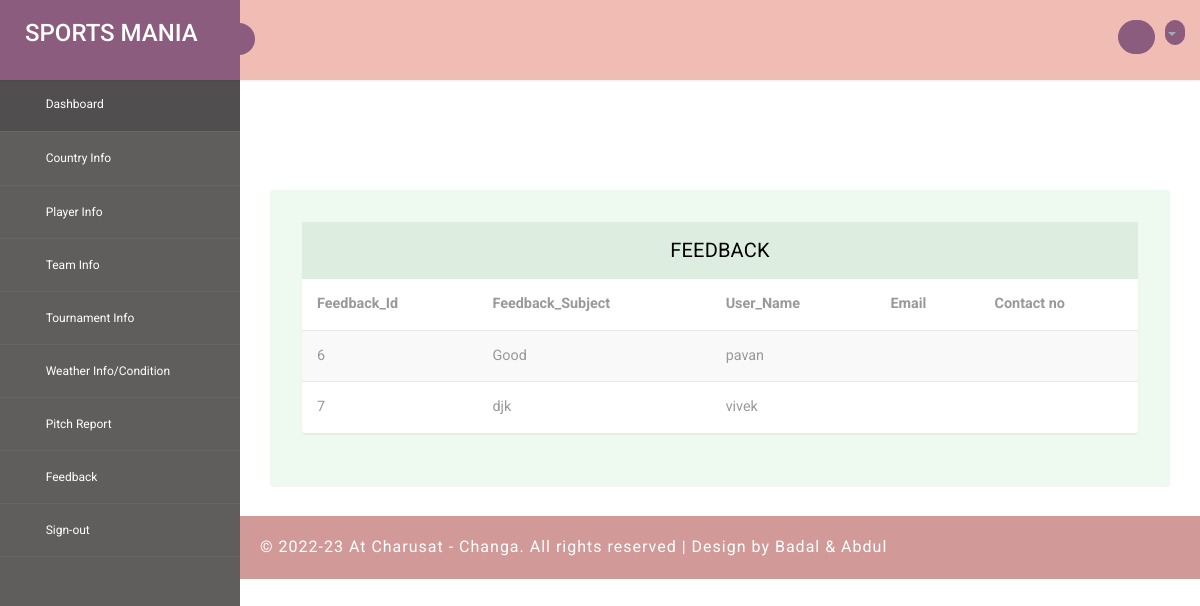
/feedback.php (signed in), run on the app's committed database.
### tables this page shows
CREATE TABLE `feedback__tbl` (
  `F_Id` int(10) NOT NULL,
  `F_subject` varchar(10) NOT NULL,
  `User_Name` varchar(20) NOT NULL
);

### feedback.php (the view, shortened to what this page needs)
<?php
    include "header.php";
?>
<section id="main-content">
	<section class="wrapper">
		<section class="wrapper">
		<div class="table-agile-info">
  <div class="panel panel-default">
    <div class="panel-heading">
      Feedback
    </div>
    <div class="table-responsive">
      <table class="table table-striped b-t b-light">
        <thead>
          <tr>
            <th>Feedback_Id</th>
            <th>Feedback_Subject</th>
			<th>User_Name</th>
			<th>Email</th>
			<th>Contact no</th>
          </tr>
       <?php
	    $result=mysqli_connect("localhost","root","","sports");
		$q="Select * from  feedback__tbl";
		$c=mysqli_query($result,$q);
		While($row=mysqli_fetch_array($c))
		{
			?>
			</thead>
        <tr>
		  <td><?php echo $row['F_Id'];?></td>
		<td><?php echo $row['F_subject'];?></td>
		<td><?php echo $row['User_Name'];?></td>
		<td><?php echo $row['Email'];?></td>
		<td><?php echo $row['Contact_no'];?></td>
		   </tr>
        <?php
        }
		 ?>
       </table>
    </div>
  </div>
</div>
</section>
</section>
<?php
    include "footer.php";
?>

### css/style.css (style rules this page uses)
html, body { font-family: 'Roboto', sans-serif; font-size: 100%; overflow-x: hidden; background: url(../images/bg.jpg) no-repeat 0px 0px; background-size:cover; }
#main-content { margin-left:240px; -webkit-transition:all .3s ease-in-out; -moz-transition:all .3s ease-in-out; -o-transition:all .3s ease-in-out; transition:all .3s ease-in-out; }
.wrapper { display:inline-block; margin-top:80px; padding:15px; width:100%; }
.panel-heading { position: relative; height: 57px; line-height: 57px; letter-spacing: 0.2px; color: #000; font-size: 18px; font-weight: 400; padding: 0 16px; background:#ddede0; border-top-right-radius: 2px; border-top-left-radius: 2px; text-transform: uppercase; text-align: center; }
.panel { border: none ! important; }
.table>thead>tr>th { border-bottom: 1px solid #e1ab91 ! important; }
.table>tbody>tr>td, .table>tbody>tr>th, .table>tfoot>tr>td, .table>tfoot>tr>th, .table>thead>tr>td, .table>thead>tr>th { border-bottom: 1px solid #e9e9e9 ! important; }
.table > thead > tr > th, .table > tbody > tr > th, .table > tfoot > tr > th, .table > thead > tr > td, .table > tbody > tr > td, .table > tfoot > tr > td { border-top: none !important; }
.table td, .table>tbody>tr>td, .table>tbody>tr>th, .table>tfoot>tr>td, .table>tfoot>tr>th, .table>thead>tr>td, .table>thead>tr>th { padding: 15px!important; }
.table > thead > tr > th, .table > tbody > tr > th, .table > tfoot > tr > th, .table > thead > tr > td, .table > tbody > tr > td, .table > tfoot > tr > td { font-size: 0.9em; color: #999; border-top: none !important; }
.table-agile-info { background: #eef9f0; padding: 2em; border-radius: 4px; -webkit-box-shadow: 0 1px 1px rgba(0,0,0,.05); box-shadow: 0 1px 1px rgba(0,0,0,.05); }
.panel-default>.panel-heading { color: #000000 ! important; background-color: #ddede0 ! important; border-color: #ddede0 ! important; font-size: 20px; }

### data on the page
feedback__tbl: F_Id "6", F_subject "Good", User_Name "pavan"
feedback__tbl: F_Id "7", F_subject "djk", User_Name "vivek"
